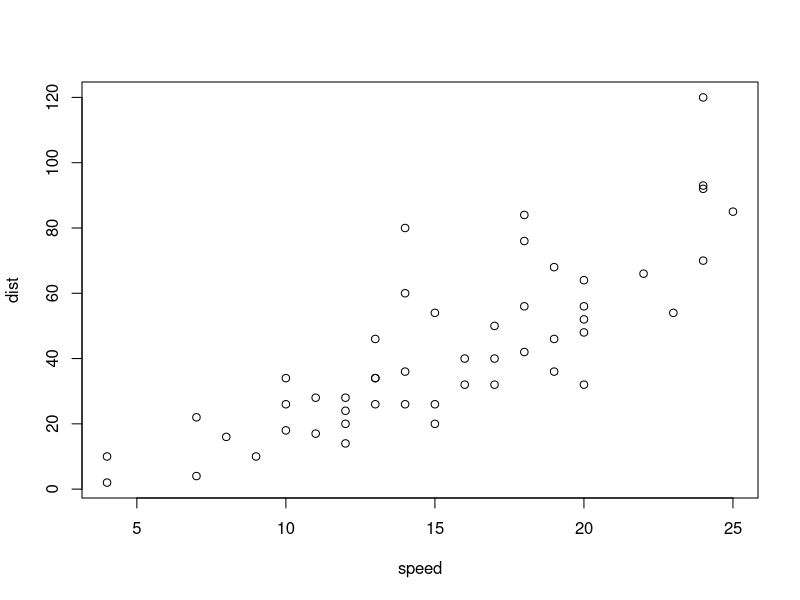
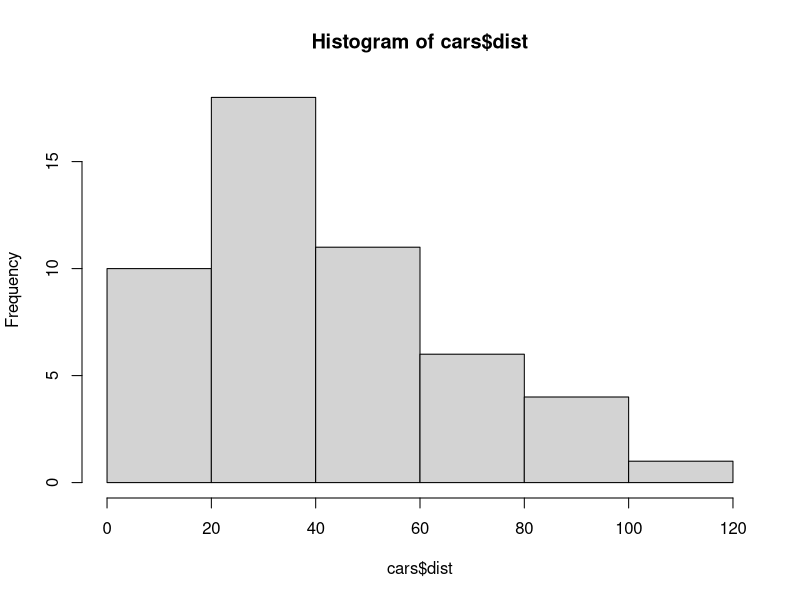

The R source for these figures, in order:
## ---- chunk 1
plot(cars)
## ---- chunk 2
summary(cars)
structure(cars)
hist(cars$dist)
